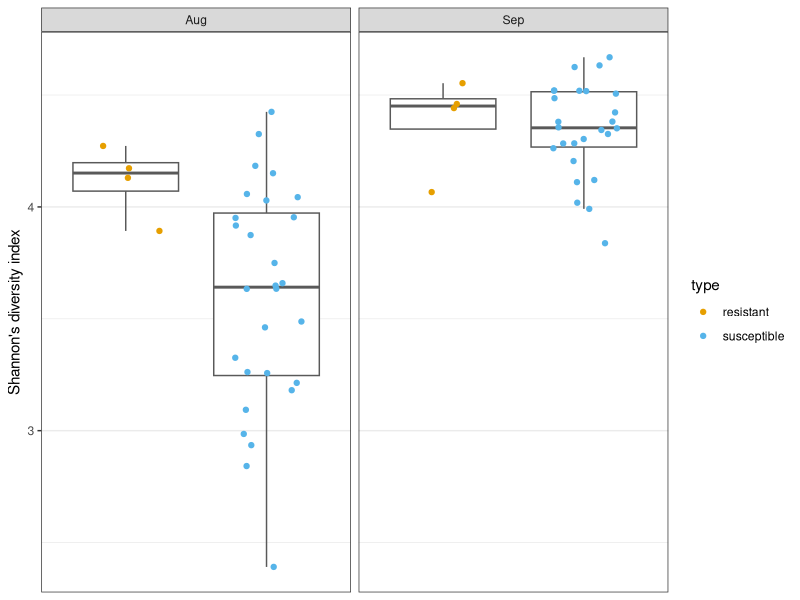

Generate this figure with R: (Note: this script raises an error after producing the figure.)
## Alpha diversity plots for Muller corals

rm(list=ls())
library("ggplot2")
library("ggthemes")


alphadiv <- read.csv("./data/alphadiv8692.csv")
alphadiv <- read.csv("./data/alphadiv_norick_rar.csv")
head(alphadiv)
alphadiv$geno.num <- as.factor(alphadiv$geno.num)


levels(alphadiv$geno) <- c("G1", "G3", "G4","G5","G7","G9","G10","G13","G20","G41","G44","G46","G47","G50","G57","G58")
levels(alphadiv$bleach)

# functions
sderr <- function(x) {sd(x)/sqrt(length(x))}

data_summary <- function(data, varname, groupnames){
  require(plyr)
  summary_func <- function(x, col){
    c(mean = mean(x[[col]], na.rm=TRUE),
      sd = sderr(x[[col]]), na.rm=TRUE)
  }
  data_sum<-ddply(data, groupnames, .fun=summary_func,
                  varname)
  data_sum <- plyr::rename(data_sum, c("mean" = varname))
  return(data_sum)
}

# Distinct colors from https://sashat.me/2017/01/11/list-of-20-simple-distinct-colors/
myCol <- c('#e6194b', '#3cb44b', '#ffe119', '#4363d8', '#f58231', '#911eb4', '#46f0f0', 
           '#f032e6', '#bcf60c', '#008080',
           '#9a6324', '#800000', '#808000', 
          '#000075', '#808080', '#000000')
breakss <- c("Aug","Sep")
labelss <- c("Pre Bleach", "Bleached")
myCol <- c("#E69F00","#56B4E9")

# alpha diversity boxplot
A <- ggplot(alphadiv, aes(x=type, y=shannon)) +
  facet_wrap(~bleach)+
  geom_boxplot(outlier.shape = NA, color = "gray35") +
  geom_point(aes(color = type), 
             position = position_jitter(width = .25, height = 0)) +
  scale_x_discrete(breaks=breakss, labels=labelss) +
  ylab("Shannon's diversity index") +
  theme_bw() +
  theme(axis.title.x = element_blank(),
        axis.text.x = element_text(size = 10)) +
  scale_colour_manual(values = myCol)
A
ggsave(A, "./plots/observed_.pdf")

D <- ggplot(alphadiv, aes(x=bleach, y=faithPD)) +
  geom_boxplot(outlier.shape = NA, color = "gray35") +
  geom_point(aes(color = geno.num), position = position_jitter(width = .25, height = 0)) +
  scale_x_discrete(breaks=breakss, labels=labelss) +
  ylab("Faith's Phylogenetic Diversity") +
  theme_bw() +
  theme(axis.title.x = element_blank(),
        axis.text.x = element_text(size = 10)) +
  scale_colour_manual(values = myCol)
D
# alpha diversity scatter plot
bleach.labs <- c("Pre Bleach", "Bleached")
bleach_labeller <- function(variable,value){
  return(bleach.labs[value])
}

A <- ggplot(alphadiv, aes(x=geno.num, y=faithPD, color = geno.num)) +
  geom_point() +
  scale_colour_manual(values = myCol) +
  facet_grid(. ~ alphadiv$bleach, labeller = bleach_labeller) +
#  facet_grid(. ~ alphadiv$bleach) +
  theme_bw() + 
  ylab("Faith's phylogenetic diversity") +
  xlab("Genotype") +
  theme(axis.text.x = element_text(angle = 90, hjust = 1, vjust = 0.4))
ggsave(A, filename = "./plots/faithPD.pdf")  
